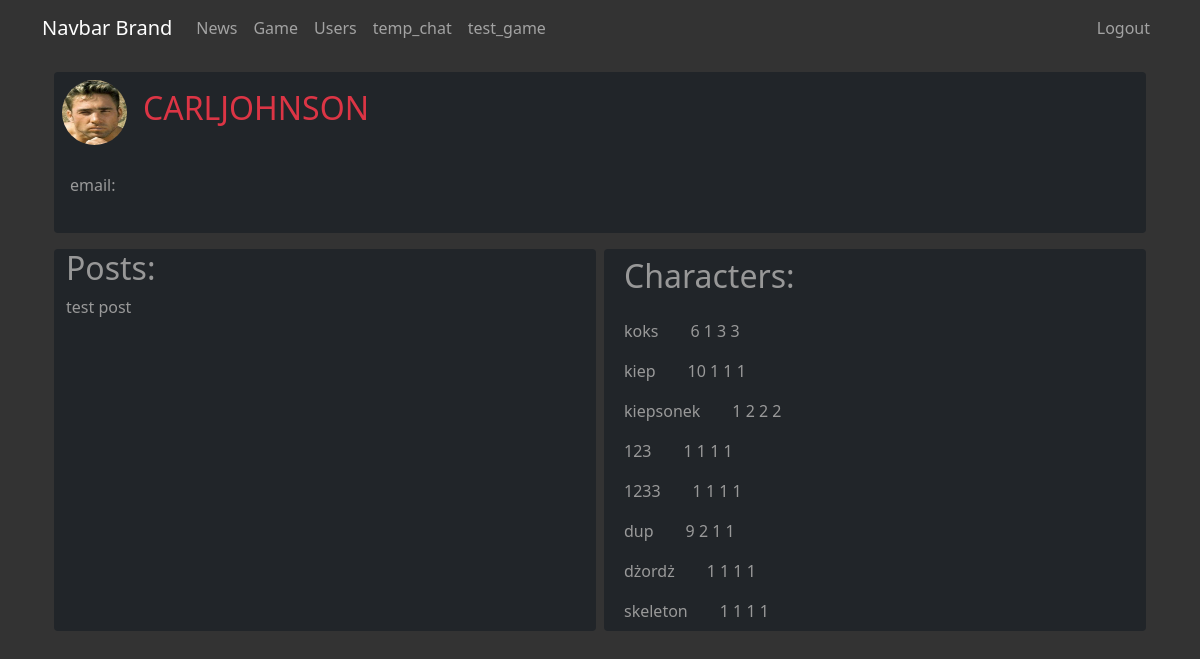
/game/user/carljohnson/, run on the app's committed database.
### users/models.py (models this page shows, shortened)
class Profile(models.Model):
    user = models.OneToOneField(User, on_delete=models.CASCADE)
    image = models.ImageField(default='default.jpg', upload_to='profile_pics')

### game/models.py (models this page shows, shortened)
class Post(models.Model):
    objects = None
    title = models.CharField(max_length=100)
    content = models.TextField()
    date_posted = models.DateTimeField(default=timezone.now)
    author = models.ForeignKey(User, on_delete=models.CASCADE)

class Character(models.Model):
    objects = None
    owner = models.ForeignKey(User, on_delete=models.CASCADE)
    name = models.CharField(max_length=50)
    skin_color = models.TextField(default='white')
    texture = models.TextField(default='random')
    strength = models.IntegerField(default=1)
    agility = models.IntegerField(default=1)
    attack = models.IntegerField(default=1)
    defense = models.IntegerField(default=1)
    vitality = models.IntegerField(default=1)
    charisma = models.IntegerField(default=1)
    stamina = models.IntegerField(default=1)
    magick = models.IntegerField(default=1)
    gold = 0
    level = 1

### game/views.py (the view)
# urls.py: path('user/<str:username>/', views.user_view, name='game-user-detail'),
def user_view(request, username):
    u = User.objects.filter(username=username).first()
    u_id = u.pk
    context = {
        'user': u,
        'id': u_id,
        'posts': Post.objects.filter(author=u_id),
        'characters': Character.objects.filter(owner=u_id)
    }
    return render(request, 'game/user_page.html', context)

### game/templates/game/user_page.html (shortened to what this page needs)
{% extends "game/base.html" %}
{% block content %}
    <div class="d-flex flex-column bd-highlight mb-3 bg-dark rounded">
        <div class="d-flex flex-row bd-highlight mb-2 p-2">
            <img src="{{ user.profile.image.url }}" class="align-self-center rounded-circle article-img">
            {% if user.is_superuser %}
                <h2 class="align-self-center text-danger text-uppercase">{{ user.username }}</h2>
            {% else %}
                <h2 class="align-self-center">{{ user.username }}</h2>
            {% endif %}
        </div>
        <div class="d-flex flex-row bd-highlight mb-2 p-2">
            <p class="text-start lh-lg px-2">email: {{ user.email }}</p>
        </div>
    </div>
    <div class="container-md">
        <div class="row">
            <div class="col text-start bg-dark rounded me-1">
                <h2>Posts:</h2>
                {% for post in posts %}
                    <p>{{ post.title }}</p>
                {% endfor %}
            </div>
            <div class="col text-start bg-dark rounded ms-1">
                <div class="d-flex p-2 bd-highlight align-self-center">
                    <h2>Characters:</h2>
                </div>
                    {% for character in characters %}
                        <div class="d-flex p-2 bd-highlight align-self-center">
                            {{ character.name }}
                            <ul>
                                <il>{{ character.strength }}</il>
                                <il>{{ character.agility }}</il>
                                <il>{{ character.attack }}</il>
                                <il>{{ character.defense }}</il>
                            </ul>
                        </div>
                    {% endfor %}
            </div>
        </div>
    </div>
{% endblock content %}

### game/templates/game/base.html (shortened to what this page needs)
<!doctype html>
{% load static %}
<html lang="en">
  <head>
    <link href="https://cdn.jsdelivr.net/npm/bootstrap@5.0.0/dist/css/bootstrap.min.css" rel="stylesheet">
    <link rel="stylesheet" type="text/css" href="{% static 'users/style.css' %}">
  </head>
  <body>
    <div class="container">
        <nav class="navbar navbar-expand-md navbar-dark">
            <a href="{% url 'game-news' %}" class="navbar-brand">Navbar Brand</a>
            <div class="collapse navbar-collapse toggleMobileMenu">
                <ul class="navbar-nav">
                    <li>
                        <a href="{% url 'game-news' %}" class="nav-link">News</a>
                    </li>
                    <li>
                        <a href="{% url 'game-view' %}" class="nav-link">Game</a>
                    </li>
                    <li>
                        <a href="{% url 'game-users-all' %}" class="nav-link">Users</a>
                    </li>
                    <li>
                        <a href="{% url 'game-chat' %}" class="nav-link">temp_chat</a>
                    </li>
                    <li>
                        <a href="{% url 'test-game' %}" class="nav-link">test_game</a>
                    </li>
                </ul>
            </div>
            <div class="collapse navbar-collapse toggleMobileMenu">
                <ul class="navbar-nav ms-auto">
                    <li>
                        <a href="{% url 'game-user-detail' username=request.user.username %}" class="nav-link">{{ request.user.username }}</a>
                    </li>
                    <li>
                        <a href="{% url 'logout' %}" class="nav-link">Logout</a>
                    </li>
                </ul>
            </div>
        </nav>
    </div>
    <main class="container body-2" role="main">
        <div class="container-md">
            {% block content %}{% endblock %}
        </div>
    </main>
  </body>
</html>

### users/static/users/style.css (style rules this page uses)
body { background-color: #333; color: #999; }
.body-2 { margin-top: 1rem; }
[class*="col"] { text-align: center; }
h1, h2, h3, h4, h5, h6 { color: #989898; }
ul { margin: 0; }
.article-img { height: 65px; width: 65px; margin-right: 16px; }

### data on the page
Post: title "test post"
Character: name "koks", strength "6", agility "1", attack "3", defense "3"
Character: name "kiep", strength "10", agility "1", attack "1", defense "1"
Character: name "kiepsonek", strength "1", agility "2", attack "2", defense "2"
Character: name "123", strength "1", agility "1", attack "1", defense "1"
Character: name "1233", strength "1", agility "1", attack "1", defense "1"
Character: name "dup", strength "9", agility "2", attack "1", defense "1"
Character: name "dżordż", strength "1", agility "1", attack "1", defense "1"
Character: name "skeleton", strength "1", agility "1", attack "1", defense "1"

### other printed values
{{ user.username }} "CARLJOHNSON"
